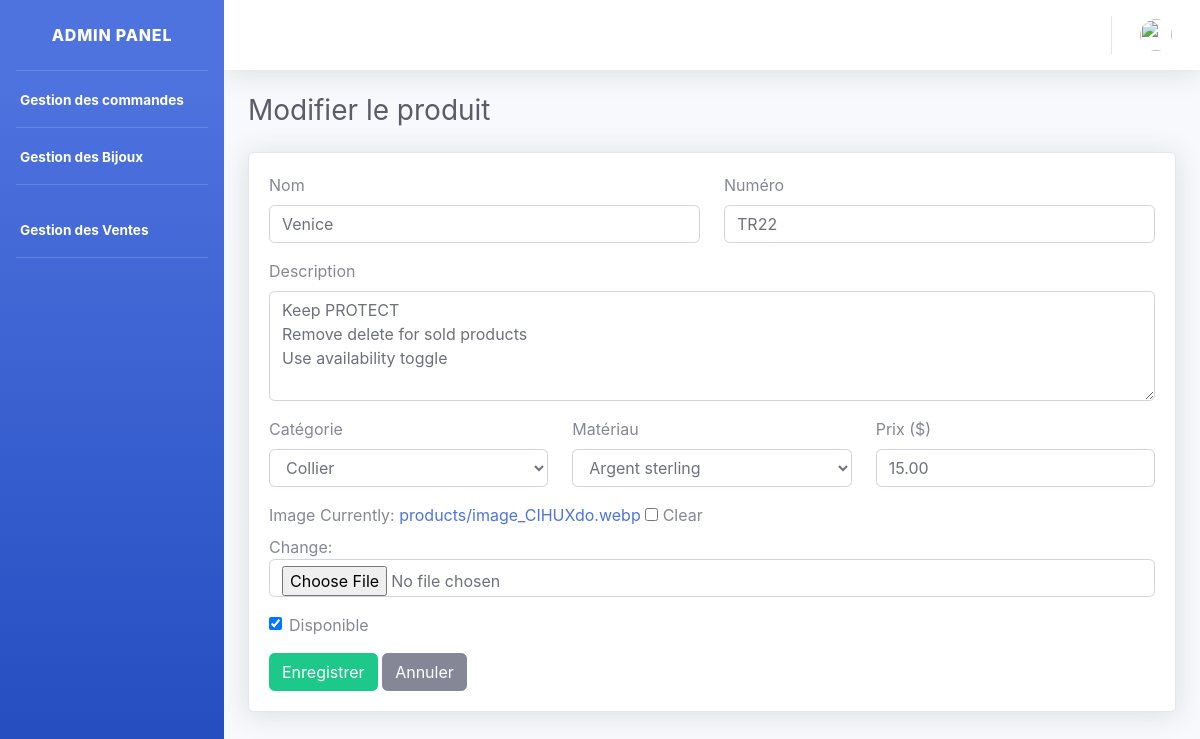
The app's page /gestion/sales/3/edit/ (signed in) with its own data.
### gestion/models.py (models this page shows, shortened)
class Sales(models.Model):
    CATEGORY_CHOICES = [
        ("Collier", "Collier"),
        ("Bague", "Bague"),
        ("Bracelet de cheville", "Bracelet de cheville"),
        ("Bracelet", "Bracelet"),
        ("Bijou de main", "Bijou de main"),
        ("Boucle doreille", "Boucle doreille"),
    ]
    name = models.CharField(max_length=200, db_index=True)
    image = models.ImageField(upload_to='products/', blank=True)
    description = models.TextField(blank=True)
    available = models.BooleanField(default=True)
    created = models.DateTimeField(auto_now_add=True)
    updated = models.DateTimeField(auto_now=True)
    materiaux_choices = [
        ('Or massif 14k', 'Or massif 14k'),
        ('Or massif 10k', 'Or massif 10k'),
        ('Or rempli / Gold filled', 'Or rempli / Gold filled'),
        ('Argent sterling', 'Argent sterling'),
        ('Charms', 'Charms'),
        ('Tennis', 'Tennis'),
    ]
    materiaux = models.CharField(choices=materiaux_choices, max_length=255, default='Non defini')
    numero = models.CharField(max_length=255)
    category = models.CharField(max_length=255, choices=CATEGORY_CHOICES, default='Non defini')
    price = models.DecimalField(max_digits=10, decimal_places=2, default=0.00)

### gestion/views.py (the view)
# urls.py: path("sales/<int:sale_id>/edit/", views.sales_update, name="sales_update"),
@login_required
def sales_update(request, sale_id):
    sale = get_object_or_404(Sales, id=sale_id)
    if request.method == "POST":
        form = SalesForm(request.POST, request.FILES, instance=sale)
        if form.is_valid():
            form.save()
            return redirect("sales_list")
    else:
        form = SalesForm(instance=sale)
    return render(request, "admin/sales_form.html", {
        "form": form,
        "title": "Modifier le produit"
    })

### myapp/templates/admin/sales_form.html (shortened to what this page needs)
{% extends 'admin_base.html' %}
{% load static %}
{% block content %}
<div class="container-fluid">
    <h1 class="h3 mb-4 text-gray-800">{{ title }}</h1>
    <div class="card shadow mb-4">
        <div class="card-body">
            <form method="POST" enctype="multipart/form-data">
                <div class="row">
                    <div class="col-md-6 mb-3">
                        <label>Nom</label>
                        {{ form.name }}
                    </div>
                    <div class="col-md-6 mb-3">
                        <label>Numéro</label>
                        {{ form.numero }}
                    </div>
                </div>
                <div class="mb-3">
                    <label>Description</label>
                    {{ form.description }}
                </div>
                <div class="row">
                    <div class="col-md-4 mb-3">
                        <label>Catégorie</label>
                        {{ form.category }}
                    </div>
                    <div class="col-md-4 mb-3">
                        <label>Matériau</label>
                        {{ form.materiaux }}
                    </div>
                    <div class="col-md-4 mb-3">
                        <label>Prix ($)</label>
                        {{ form.price }}
                    </div>
                </div>
                <div class="mb-3">
                    <label>Image</label>
                    {{ form.image }}
                </div>
                <div class="form-check mb-3">
                    {{ form.available }}
                    <label class="form-check-label">Disponible</label>
                </div>
                <button type="submit" class="btn btn-success">
                    Enregistrer
                </button>
                <a href="{% url 'sales_list' %}" class="btn btn-secondary">
                    Annuler
                </a>
            </form>
        </div>
    </div>
</div>
{% endblock %}

### records on screen
Sales: name "Venice", numero "TR22", description "Keep PROTECT Remove delete for sold products Use availability toggle", category "Collier", materiaux "Argent sterling", price "15.00", available "☑"

### other values on screen
{{ title }} "Modifier le produit"
